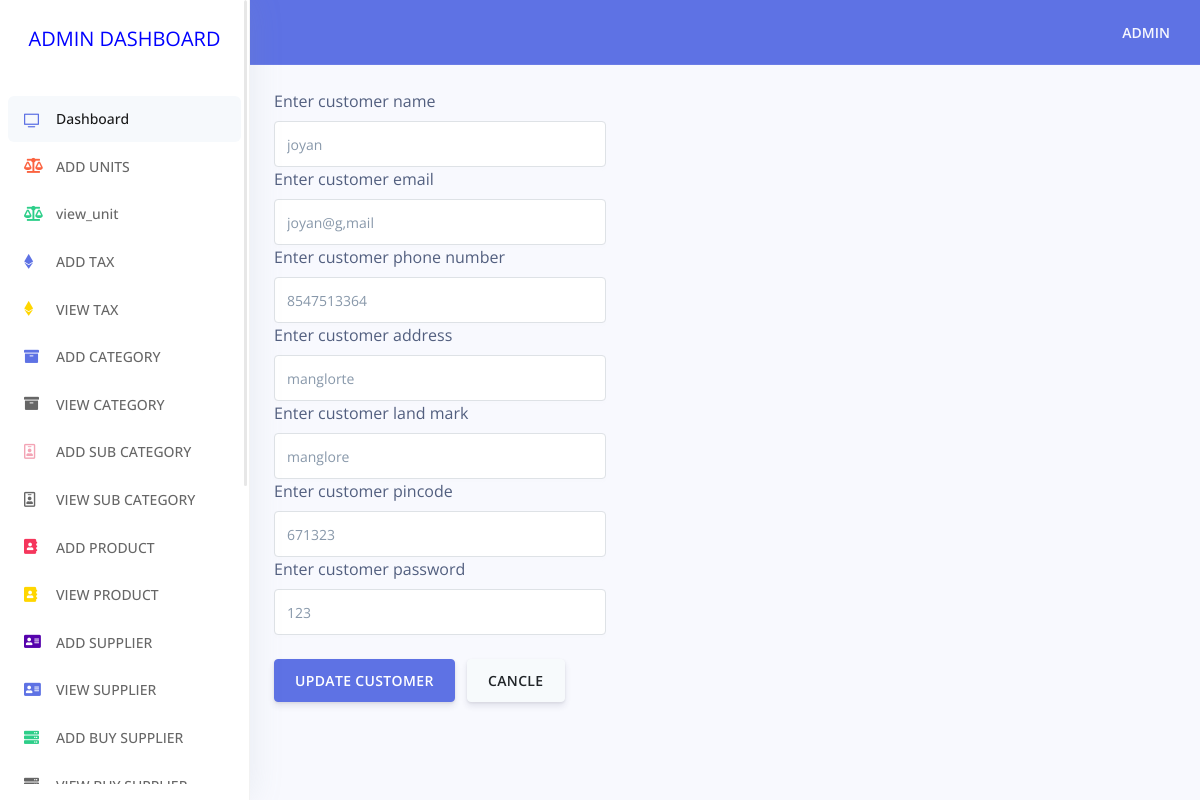
Screenshot of /admin/edit_customer.php?user_id=1 with the database file from the repository.
### tables this page shows
CREATE TABLE `customer_tbl` (
  `user_id` int(10) NOT NULL,
  `customer_name` varchar(20) NOT NULL,
  `customer_email` varchar(30) NOT NULL,
  `customer_phone_number` varchar(15) NOT NULL,
  `customer_address` varchar(50) NOT NULL,
  `customer_land_mark` varchar(20) NOT NULL,
  `customer_pincode` varchar(10) NOT NULL,
  `customer_password` varchar(20) NOT NULL,
  `created_date` timestamp NOT NULL DEFAULT CURRENT_TIMESTAMP,
  `deleted` varchar(5) NOT NULL DEFAULT '0',
  `status` varchar(5) NOT NULL DEFAULT '0',
  `deleted_by_id` varchar(10) NOT NULL DEFAULT 'pending',
  `inserted_by_id` varchar(10) NOT NULL DEFAULT 'pending',
  `updated_by_id` varchar(10) NOT NULL DEFAULT 'pending'
);

### admin/edit_customer.php (the view, shortened to what this page needs)
<!DOCTYPE html>
<html>
<head>
	<link rel="stylesheet" href="https://cdn.jsdelivr.net/npm/bootstrap@4.5.3/dist/css/bootstrap.min.css">
	<?php
		include('includes/stylesheet.php');
	?>
</head>
<body>
<?php
		include('includes/sidenav.php');
?>
<div class="main-content" id="panel">
<?php
	include('includes/topnav.php');
?>
<?php
		include('dbconnect.php');
		$user_id = $_GET['user_id'];
	$query = " select * from customer_tbl where user_id = '$user_id' and deleted = '0' and status='0' ";
	$query_res = $link->query($query);
	while($rows = mysqli_fetch_array($query_res))
	{
		$customer_name=$rows['customer_name'];
		$customer_email=$rows['customer_email'];
		$customer_phone_number=$rows['customer_phone_number'];
		$customer_address=$rows['customer_address'];
		$customer_land_mark=$rows['customer_land_mark'];
		$customer_pincode=$rows['customer_pincode'];
		$customer_password=$rows['customer_password'];
?>
			<div class="card-body" style="width:40%;">
				<div class="form-group">
					<form method="POST" action="update_customer_process.php" >
    				<label>Enter customer name</label>
    				<input type="text" class="form-control"  name="customer_name" value="<?php echo $customer_name ; ?> " required />
					<label>Enter customer email</label>
    				<input type="text" class="form-control"  name="customer_email" value="<?php echo $customer_email ; ?> " required />    		<label>Enter customer phone number</label>
    				<input type="text" class="form-control"  name="customer_phone_number" value="<?php echo $customer_phone_number ; ?> " required />
    				<label>Enter customer address</label>
    				<input type="text" class="form-control"  name="customer_address" value="<?php echo $customer_address ; ?> " required />
    				<label>Enter customer land mark</label>
    				<input type="text" class="form-control"  name="customer_land_mark" value="<?php echo $customer_land_mark ; ?> " required />
    				<label>Enter customer pincode</label>
    				<input type="text" class="form-control"  name="customer_pincode" value="<?php echo $customer_pincode ; ?> " required />
    				<label>Enter customer password</label>
    				<input type="text" class="form-control"  name="customer_password" value="<?php echo $customer_password ; ?> " required />
  				</div>
 					 <button type="submit" name="updatecustomer" class="btn btn-primary">UPDATE CUSTOMER</button>
 					 <a href="view_customer.php" class="btn btn-secondary">CANCLE</a>
			</div>
<?php
}
?>
</div>
</body>
</html>

### rows the page displays
customer_tbl: customer_name "joyan", customer_email "joyan@g,mail", customer_phone_number "8547513364", customer_address "manglorte", customer_land_mark "manglore", customer_pincode "671323", customer_password "123"
